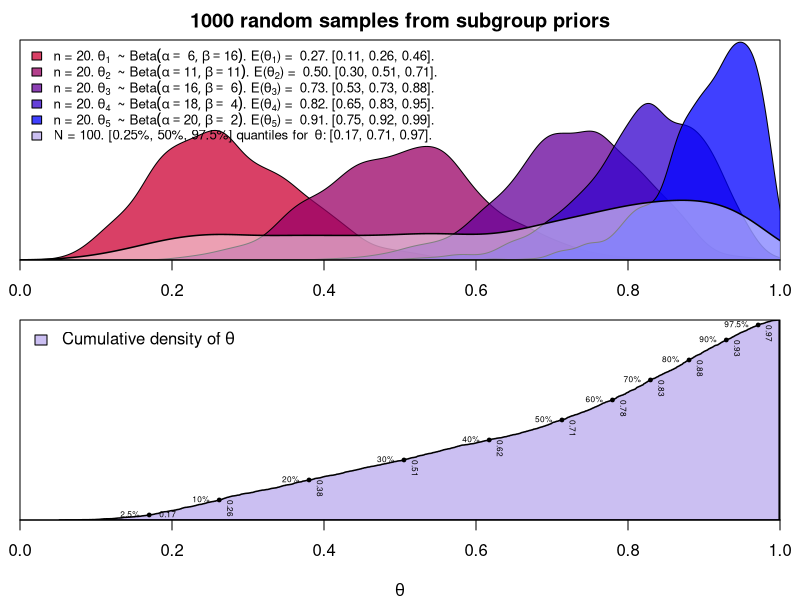

Here is the R script that generated this plot:
set.seed(7)
rsn <- 1000
N <- 100
n <- 20
x <- seq(0,1,length.out=N)
alphas <- c(5,10,15,17,19) + 1
betas <- (n + 2) - alphas
priors <- sapply(1:length(alphas), function(i) dbeta(x, shape1 = alphas[i], shape2 = betas[i]))
thetas <- mapply(rbeta, n=rsn, shape1=alphas, shape2=betas)
thetao <- as.vector(thetas)
ci <- apply(thetas, 2, function(x) quantile(x, probs = c(0.025, 0.50, 0.975)))
cio <- quantile(thetao, probs = c(0.025, 0.50, 0.975))
theta_density <- apply(thetas, 2, density)
overall_density <- density(thetao)
pdf("subgrouppriors.pdf", width=8, height=8)
par(mfrow = c(2,1))
par(mar = c(2,1,2,1))
plot(seq(0,1,.1), type='n',
     xlim=c(0,1),
     xaxs='i',
     yaxs='i',
     yaxt='n',
     main = '1000 random samples from subgroup priors',
     xlab = expression(theta), ylab = "",
     ylim = c(0, max(sapply(theta_density, function(d) max(d$y)*1.01))))

for (i in 1:length(theta_density)) {
  polygon(theta_density[[i]],
          col = rgb(1-i/length(theta_density), 0, i/length(theta_density), alpha = 0.75))
}
polygon(overall_density, col = rgb(1, 1, 1, alpha = 0.5), lwd = 1.5)

legend_entries <- sapply(1:length(alphas), function(i) {
  alpha_str <- sprintf("%2d", alphas[i])
  beta_str <- sprintf("%2d", betas[i])
  ci_range <- sprintf("[%.2f, %.2f, %.2f]", ci[1, i], ci[2,i], ci[3, i])
  m <- sprintf("%.2f",alphas[i] / (alphas[i] + betas[i]))
  bquote("n = 20." ~ theta[.(i)] ~ " ~ Beta" (alpha == .(alpha_str),
                                  beta == .(beta_str)) * ". E(" * theta[.(i)] * ") = " ~ .(m) * "." ~ .(ci_range) * ".")
})

oci <- sprintf("[%.2f, %.2f, %.2f]", cio[1], cio[2], cio[3])

legend("topleft", legend = c(legend_entries, bquote("N = 100. [0.25%, 50%, 97.5%] quantiles for " ~ theta * ":"~ .(oci) * ".")),
       fill = c(sapply(1:length(theta_density), function(i) rgb(1-i / length(theta_density), 0,i / length(theta_density), alpha = 0.75)), rgb(1/5, 0, 1-1/5, alpha=.25)),
       bty = "n", text.font = 2, cex=.8)

ocdf <- environment(ecdf(thetao))
x <- ocdf$x
y <- ocdf$y
par(mar = c(4,1,1,1))
plot(x,
     type='n',
     xlim=c(0,1),
     xaxs='i',
     yaxs='i',
     yaxt='n',
     main = '',
     xlab = expression(theta), ylab='',
     ylim = c(0,1))


polygon(x=c(x,rev(x)), y=c(y, rep(0,length(y))),
        col = rgb(1/5, 0, 1-1/5, alpha=.25),
        lwd=1.5)
legend("topleft", legend=c(expression("Cumulative density of" ~ theta)),
       fill=c(rgb(1/5, 0, 1-1/5, alpha=.25)), bty='n')

for (j in c(0.025,seq(0.1, 0.9, by = 0.1),.975)) {
  i <- which.min(y<=j)
  yp <- y[[i]]
  xp <- x[[i]]
  points(x=xp, y=yp, col = "black", pch = 19,cex=.5)
  text(x=xp, y=yp, labels = sprintf("%.2f", xp), pos = 4, col = "black", cex=.5,
       srt=ifelse(j==0.025,0,-90))
  text(x=xp, y=yp, labels = paste0(j * 100, "%"), pos = 2, col = "black",cex=.5)
}
dev.off()
